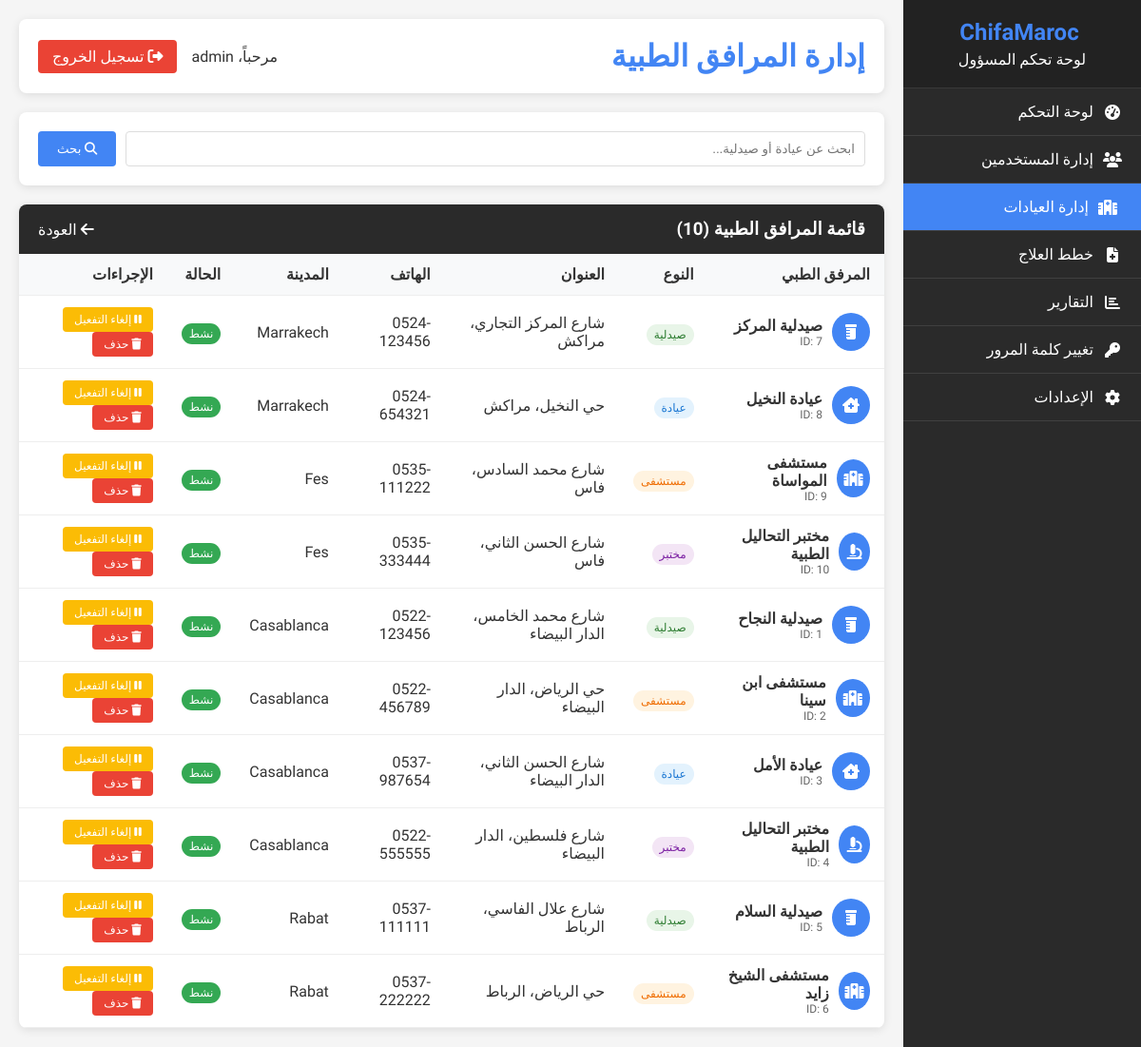
The app's page /admin/manage_facilities.php (signed in), older data.
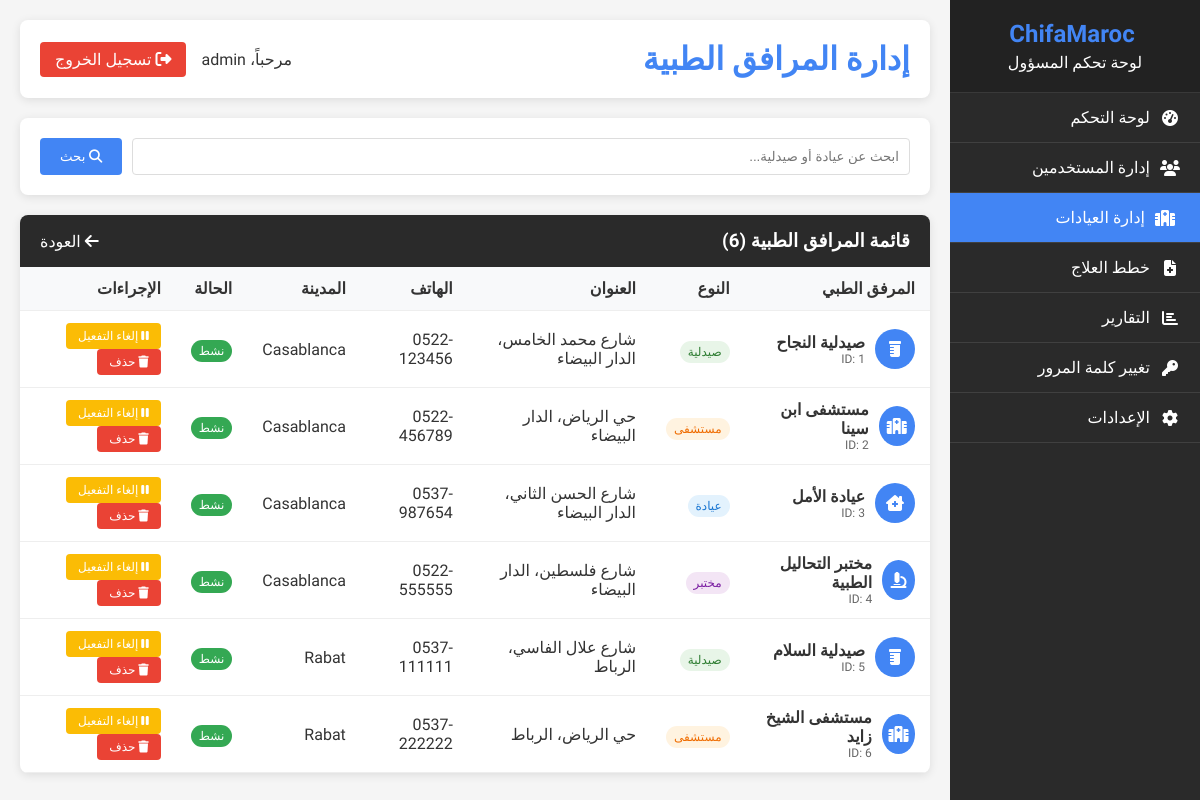
The same page, newer data.
### tables this page shows
CREATE TABLE `medical_facilities` (
  `id` int(11) NOT NULL AUTO_INCREMENT,
  `name` varchar(255) NOT NULL,
  `type` enum('pharmacy','clinic','hospital','laboratory','medical_center') NOT NULL,
  `address` text NOT NULL,
  `city` varchar(100) NOT NULL,
  `latitude` decimal(10,8) NOT NULL,
  `longitude` decimal(11,8) NOT NULL,
  `phone` varchar(20) DEFAULT NULL,
  `email` varchar(255) DEFAULT NULL,
  `website` varchar(255) DEFAULT NULL,
  `opening_hours` text,
  `description` text,
  `services` text,
  `is_verified` tinyint(1) DEFAULT '0',
  `is_active` tinyint(1) DEFAULT '1',
  `created_by` int(11) DEFAULT NULL,
  `created_at` timestamp NOT NULL DEFAULT CURRENT_TIMESTAMP,
  `updated_at` timestamp NOT NULL DEFAULT CURRENT_TIMESTAMP ON UPDATE CURRENT_TIMESTAMP,
  PRIMARY KEY (`id`),
  KEY `idx_type` (`type`),
  KEY `idx_city` (`city`),
  KEY `idx_location` (`latitude`,`longitude`),
  KEY `created_by` (`created_by`),
  CONSTRAINT `medical_facilities_ibfk_1` FOREIGN KEY (`created_by`) REFERENCES `users` (`id`) ON DELETE SET NULL
);

### admin/manage_facilities.php (the view, shortened to what this page needs)
<?php
$facilities = [];
$search = $_GET['search'] ?? '';
$page = max(1, intval($_GET['page'] ?? 1));
$limit = 20;
$offset = ($page - 1) * $limit;
try {
    $pdo = getDatabaseConnection();
    $query = "SELECT * FROM medical_facilities WHERE 1=1";
    $params = [];
    $query .= " ORDER BY created_at DESC LIMIT ? OFFSET ?";
    $params = array_merge($params, [$limit, $offset]);
    $stmt = $pdo->prepare($query);
    $stmt->execute($params);
    $facilities = $stmt->fetchAll();
    $countQuery = "SELECT COUNT(*) as total FROM medical_facilities WHERE 1=1";
    $countStmt = $pdo->prepare($countQuery);
    if ($search) {
        $countStmt->execute([$searchTerm, $searchTerm, $searchTerm]);
    } else {
        $countStmt->execute();
    }
    $totalFacilities = $countStmt->fetch()['total'];
} catch (PDOException $e) {
    $error = "حدث خطأ في جلب بيانات المرافق الطبية: " . $e->getMessage();
    error_log("Error fetching facilities: " . $e->getMessage());
}
?>
<!DOCTYPE html>
<html lang="ar" dir="rtl">
<head>
    <link rel="stylesheet" href="https://cdnjs.cloudflare.com/ajax/libs/font-awesome/6.4.0/css/all.min.css">
</head>
<body>
    <div class="admin-container">
        <div class="sidebar">
            <div class="sidebar-header">
                <h2><i class="fas fa-hospital-heart"></i> ChifaMaroc</h2>
                <p>لوحة تحكم المسؤول</p>
            </div>
            <ul class="sidebar-menu">
                <li><a href="admin_dashboard.php"><i class="fas fa-tachometer-alt"></i> لوحة التحكم</a></li>
                <li><a href="manage_users.php"><i class="fas fa-users"></i> إدارة المستخدمين</a></li>
                <li><a href="manage_facilities.php" class="active"><i class="fas fa-hospital"></i> إدارة العيادات</a></li>
                <li><a href="treatment_plans.php"><i class="fas fa-file-medical"></i> خطط العلاج</a></li>
                <li><a href="reports.php"><i class="fas fa-chart-bar"></i> التقارير</a></li>
                <li><a href="admin_change_password.php"><i class="fas fa-key"></i> تغيير كلمة المرور</a></li>
                <li><a href="system_settings.php"><i class="fas fa-cog"></i> الإعدادات</a></li>
            </ul>
        </div>
        <div class="main-content">
            <div class="header">
                <h1>إدارة المرافق الطبية</h1>
                <div class="user-info">
                    <span>مرحباً، <?php echo $_SESSION['admin_username']; ?></span>
                    <a href="admin_dashboard.php?logout=true" class="logout-btn">
                        <i class="fas fa-sign-out-alt"></i> تسجيل الخروج
                    </a>
                </div>
            </div>
            <div class="search-box">
                <form method="GET" class="search-form">
                    <input type="text" name="search" class="search-input" placeholder="ابحث عن عيادة أو صيدلية..." value="<?php echo htmlspecialchars($search); ?>">
                    <button type="submit" class="search-btn">
                        <i class="fas fa-search"></i> بحث
                    </button>
                </form>
            </div>
            <div class="facilities-table">
                <div class="table-header">
                    <h3>قائمة المرافق الطبية (<?php echo $totalFacilities; ?>)</h3>
                    <div>
                        <a href="admin_dashboard.php" style="color: white; text-decoration: none;">
                            <i class="fas fa-arrow-left"></i> العودة
                        </a>
                    </div>
                </div>
                <table>
                    <thead>
                        <tr>
                            <th>المرفق الطبي</th>
                            <th>النوع</th>
                            <th>العنوان</th>
                            <th>الهاتف</th>
                            <th>المدينة</th>
                            <th>الحالة</th>
                            <th>الإجراءات</th>
                        </tr>
                    </thead>
                    <tbody>
                        <?php if (!empty($facilities)): ?>
                            <?php foreach ($facilities as $facility): ?>
                                <tr>
                                    <td>
                                        <div style="display: flex; align-items: center; gap: 10px;">
                                            <div class="facility-avatar">
                                                <?php
                                                $icon = 'fa-hospital';
                                                if ($facility['type'] === 'pharmacy') $icon = 'fa-prescription-bottle';
                                                elseif ($facility['type'] === 'clinic') $icon = 'fa-clinic-medical';
                                                elseif ($facility['type'] === 'laboratory') $icon = 'fa-microscope';
                                                ?>
                                                <i class="fas <?php echo $icon; ?>"></i>
                                            </div>
                                            <div>
                                                <div style="font-weight: bold;"><?php echo htmlspecialchars($facility['name']); ?></div>
                                                <div style="font-size: 12px; color: #666;">ID: <?php echo $facility['id']; ?></div>
                                            </div>
                                        </div>
                                    </td>
                                    <td>
                                        <?php
                                        $typeText = '';
                                        $typeClass = '';
                                        switch($facility['type']) {
                                            case 'clinic': $typeText = 'عيادة'; $typeClass = 'type-clinic'; break;
                                            case 'pharmacy': $typeText = 'صيدلية'; $typeClass = 'type-pharmacy'; break;
                                            case 'hospital': $typeText = 'مستشفى'; $typeClass = 'type-hospital'; break;
                                            case 'laboratory': $typeText = 'مختبر'; $typeClass = 'type-laboratory'; break;
                                        }
                                        ?>
                                        <span class="facility-type <?php echo $typeClass; ?>"><?php echo $typeText; ?></span>
                                    </td>
                                    <td><?php echo htmlspecialchars($facility['address'] ?? 'غير متوفر'); ?></td>
                                    <td><?php echo htmlspecialchars($facility['phone'] ?? 'غير متوفر'); ?></td>
                                    <td><?php echo htmlspecialchars($facility['city'] ?? 'غير معروف'); ?></td>
                                    <td>
                                        <?php if ($facility['is_active']): ?>
                                            <span class="status-active">نشط</span>
                                        <?php else: ?>
                                            <span class="status-inactive">غير نشط</span>
                                        <?php endif; ?>
                                    </td>
                                    <td>
                                        <?php if ($facility['is_active']): ?>
                                            <a href="?action=deactivate&id=<?php echo $facility['id']; ?>" class="action-btn btn-deactivate" onclick="return confirm('هل أنت متأكد من إلغاء تفعيل هذا المرفق الطبي؟')">
                                                <i class="fas fa-pause"></i> إلغاء التفعيل
                                            </a>
                                        <?php else: ?>
                                            <a href="?action=activate&id=<?php echo $facility['id']; ?>" class="action-btn btn-activate" onclick="return confirm('هل أنت متأكد من تفعيل هذا المرفق الطبي؟')">
                                                <i class="fas fa-play"></i> تفعيل
                                            </a>
                                        <?php endif; ?>
                                        <a href="?action=delete&id=<?php echo $facility['id']; ?>" class="action-btn btn-delete" onclick="return confirm('هل أنت متأكد من حذف هذا المرفق الطبي؟ هذا الإجراء لا يمكن التراجع عنه.')">
                                            <i class="fas fa-trash"></i> حذف
                                        </a>
                                    </td>
                                </tr>
                            <?php endforeach; ?>
                        <?php endif; ?>
                    </tbody>
                </table>
            </div>
        </div>
    </div>
</body>
</html>

### admin/manage_facilities.php (style rules this page uses)
:root { --primary-color: #4285f4; --secondary-color: #34a853; --warning-color: #fbbc05; --danger-color: #ea4335; --dark-color: #2a2a2a; --light-color: #f8f9fa; }
* { margin: 0; padding: 0; box-sizing: border-box; }
body { font-family: 'Tajawal', sans-serif; background-color: #f5f5f5; color: #333; }
.admin-container { display: flex; min-height: 100vh; }
.sidebar { width: 250px; background: var(--dark-color); color: white; }
.sidebar-header { padding: 20px; background: rgba(0,0,0,0.2); text-align: center; border-bottom: 1px solid rgba(255,255,255,0.1); }
.sidebar-header h2 { color: var(--primary-color); margin-bottom: 5px; }
.sidebar-menu { list-style: none; padding: 0; }
.sidebar-menu li { border-bottom: 1px solid rgba(255,255,255,0.1); }
.sidebar-menu a { display: flex; align-items: center; padding: 15px 20px; color: white; text-decoration: none; transition: all 0.3s; }
.sidebar-menu a:hover, .sidebar-menu a.active { background: var(--primary-color); padding-right: 25px; }
.sidebar-menu i { margin-left: 10px; width: 20px; text-align: center; }
.main-content { flex: 1; padding: 20px; }
.header { background: white; padding: 20px; border-radius: 8px; box-shadow: 0 2px 10px rgba(0,0,0,0.1); margin-bottom: 20px; display: flex; justify-content: space-between; align-items: center; }
.header h1 { color: var(--primary-color); }
.user-info { display: flex; align-items: center; gap: 15px; }
.logout-btn { background: var(--danger-color); color: white; padding: 8px 15px; border: none; border-radius: 4px; cursor: pointer; text-decoration: none; }
.search-box { background: white; padding: 20px; border-radius: 8px; box-shadow: 0 2px 10px rgba(0,0,0,0.1); margin-bottom: 20px; }
.search-form { display: flex; gap: 10px; }
.search-input { flex: 1; padding: 10px; border: 1px solid #ddd; border-radius: 4px; }
.search-btn { background: var(--primary-color); color: white; padding: 10px 20px; border: none; border-radius: 4px; cursor: pointer; }
.facilities-table { background: white; border-radius: 8px; box-shadow: 0 2px 10px rgba(0,0,0,0.1); overflow: hidden; }
.table-header { background: var(--dark-color); color: white; padding: 15px 20px; display: flex; justify-content: space-between; align-items: center; }
table { width: 100%; border-collapse: collapse; }
th, td { padding: 12px 15px; text-align: right; border-bottom: 1px solid #eee; }
th { background: #f8f9fa; font-weight: bold; }
.facility-avatar { width: 40px; height: 40px; background: var(--primary-color); border-radius: 50%; display: flex; align-items: center; justify-content: center; color: white; }
.status-active { background: var(--secondary-color); color: white; padding: 4px 8px; border-radius: 12px; font-size: 12px; }
.action-btn { padding: 6px 12px; border: none; border-radius: 4px; cursor: pointer; margin-left: 5px; text-decoration: none; display: inline-block; font-size: 12px; }
.btn-deactivate { background: var(--warning-color); color: white; }
.btn-delete { background: var(--danger-color); color: white; }
.facility-type { display: inline-block; padding: 4px 8px; border-radius: 12px; font-size: 12px; margin-top: 5px; }
.type-clinic { background: #e3f2fd; color: #1976d2; }
.type-pharmacy { background: #e8f5e8; color: #2e7d32; }
.type-hospital { background: #fff3e0; color: #ef6c00; }
.type-laboratory { background: #f3e5f5; color: #7b1fa2; }

Row changes from the older to the newer data that the page shows:
removed medical_facilities: name "صيدلية المركز", id "7", type "صيدلية", address "شارع المركز التجاري، مراكش", phone "0524-123456", city "Marrakech", is_active "نشط"
removed medical_facilities: name "عيادة النخيل", id "8", type "عيادة", address "حي النخيل، مراكش", phone "0524-654321", city "Marrakech", is_active "نشط"
removed medical_facilities: name "مستشفى المواساة", id "9", type "مستشفى", address "شارع محمد السادس، فاس", phone "0535-111222", city "Fes", is_active "نشط"
removed medical_facilities: name "مختبر التحاليل الطبية", id "10", type "مختبر", address "شارع الحسن الثاني، فاس", phone "0535-333444", city "Fes", is_active "نشط"
Text that changed along with them:
$totalFacilities: "10" → "6"
